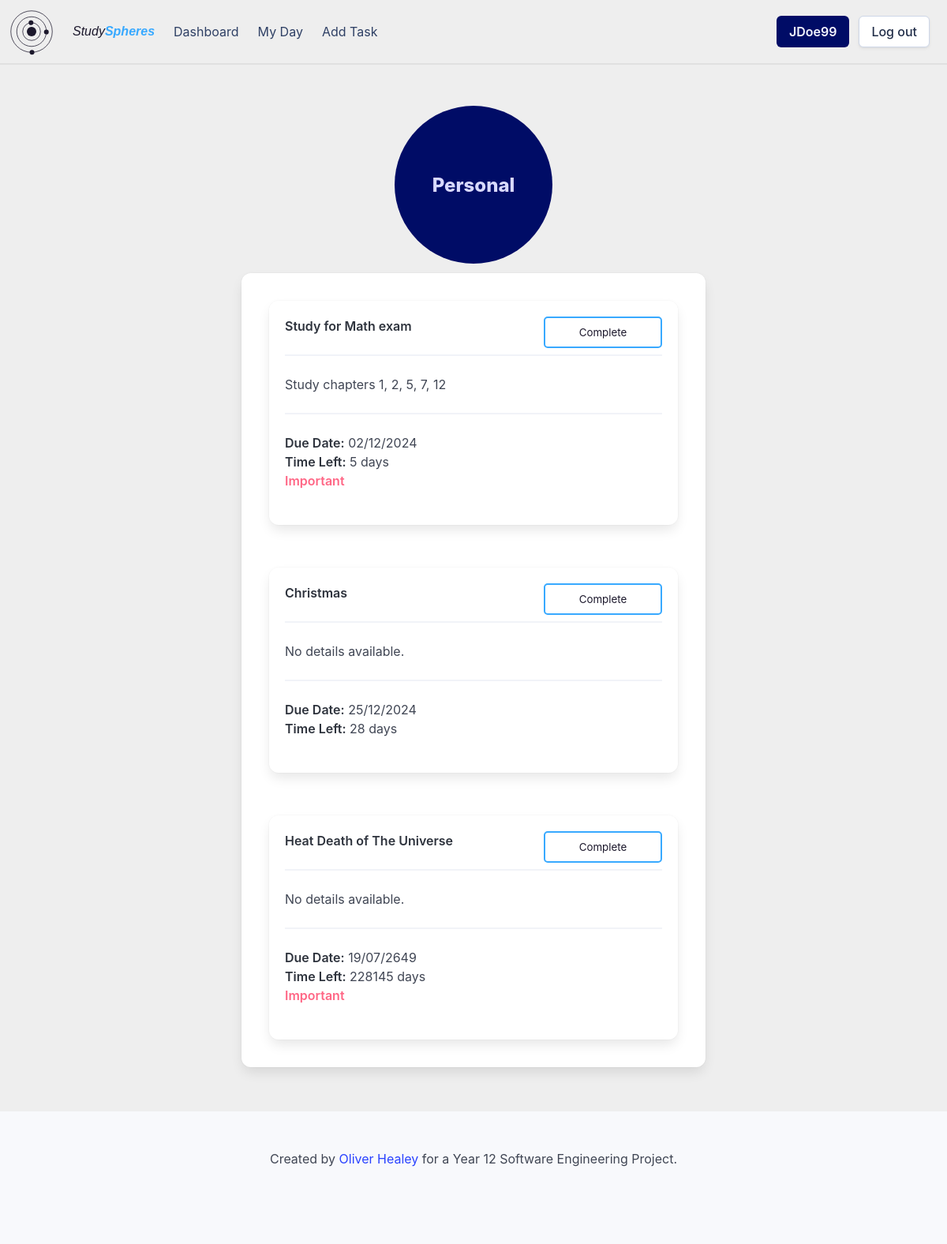
The page /group/1eeeb3b5-ad74-4326-96fe-69371ac9c2c7 (signed in) on the database its author committed.
### setup_db.py (models this page shows)
class Group(Base):
    __tablename__ = 'groups'
    group_id = Column(String, primary_key=True, nullable=False)
    group_name = Column(String, nullable=False, unique=True)
    user_id = Column(String, ForeignKey('userdetails.id'), nullable=False)
    user = relationship('User', back_populates='groups')
    tasks = relationship('Task', back_populates='groups')

class Task(Base):
    __tablename__ = 'tasks'
    task_id = Column(String, primary_key=True)
    name = Column(String, nullable=False)
    details = Column(String)
    important = Column(Boolean, nullable=False)
    due_date = Column(DateTime, nullable=False)
    completed = Column(Boolean, nullable=False)
    user_id = Column(String, ForeignKey('userdetails.id'), nullable=False)
    group_id = Column(String, ForeignKey('groups.group_id'), nullable=False)
    user = relationship('User', back_populates='tasks')
    groups = relationship('Group', back_populates='tasks')

### app.py (the view)
@app.route('/group/<group_id>')
def viewGroup(group_id):
    if flaskSession.get('userId') is None:
        return redirect(url_for('login'))
    group = sessionDb.query(Group).filter(Group.group_id == group_id).first()
    tasks = sessionDb.query(Task).filter(Task.group_id == group_id).order_by(Task.due_date).all()
    date = datetime.datetime.now().date()
    return render_template('group.html', group=group, tasks=tasks, showDetails=True, date=date)

### templates/group.html (shortened to what this page needs)
{% extends 'base_loggedin.html' %}
{% block content %}
    <div class="circle-holder column is-full is-centered">
        <div class="group-circle" onclick="window.location.href='/group/{{ group.group_id }}'">
            <div class="hero-body">
                <p class="group-circle-title title is-4">{{ group.group_name }}</p>
            </div>
        </div>
    </div>
    <div class="columns is-centered">
        <div class="column is-half">
            <div class="box">
                <div class="columns is-multiline">
                    {% for task in tasks %}
                        {% if task.group_id == group.group_id %}
                            <div class="column is-full">
                                {% include 'task_box.html' %}
                            </div>
                        {% endif %}
                    {% endfor %}
                </div>
            </div>
        </div>
    </div>
{% endblock %}

### templates/task_box.html (shortened to what this page needs)
<div class="box task-box {% if date > task.due_date.date() and not task.completed %}overdue-task{% endif %}" onclick="window.location.href='/task/{{ task.task_id }}'">
    <div class="content">
        <p>
            <strong class="{{ 'has-text-success' if task.completed else '' }}">{{ task.name }}</strong>
            <hr>
            {% if showDetails %}
                {% if task.details %}
                    {{ task.details }}
                {% else %}
                    No details available.
                {% endif %}
                <hr>
            {% endif %}
            {% if not task.completed %}
                <strong>Due Date:</strong> {{ task.due_date.strftime('%d/%m/%Y') }}<br>
                {% if date < task.due_date.date() %}
                    <strong>Time Left:</strong> {{ (task.due_date.date() - date).days }} days<br>
                {% elif date == task.due_date.date() %}
                    <strong class="has-text-warning">Due Today</strong><br>
                {% else %}
                    <strong class="has-text-danger">Overdue</strong><br>
                {% endif %}
                {% if task.important %}
                    <strong class="has-text-danger circle-header">Important</strong><br>
                {% endif %}
            {% else %}
                <strong class="has-text-success">Task Complete</strong>
            {% endif %}
        </p>
    </div>
    {% if not task.completed %}
        <form action="/complete" method="POST">
            <input type="submit" value="Complete" class="task-complete-button">
        </form>
    {% else %}
        <form action="/decomplete" method="POST">
            <input type="hidden" name="task_id" value="{{ task.task_id }}">
            <input type="submit" value="Remove Complete" class="task-complete-button">
        </form>
    {% endif %}
</div>

### static/styles/styles.css (style rules this page uses)
:root { --bulma-primary-h: 206deg; --bulma-primary-l: 61%; --bulma-link-l: 20%; --bulma-info-h: 63deg; --bulma-info-l: 68%; --bulma-scheme-s: 36%; --bulma-body-background-color: light-dark(#eeeeee, #0f141f); color-scheme: light dark; --accent-color: light-dark(#1c182c, #e0e0e0); --accent-color-invert: light-dark(#e0e0e0, #160f34); --warning-color: light-dark(#ffdddd, #330000); }
body { margin: none; padding: none; }
.hero-body { padding: 20px; }
.circle-holder { display: flex; justify-content: center; align-items: center; }
.group-circle { position: relative; border-radius: 50%; width: 200px; text-align: center; align-content: center; overflow: visible; height: 200px; background-color: var(--bulma-link); }
.group-circle-title { color: #d8d9ff; }
.circle-header { color: #1c182c; }
.task-box { position: relative; overflow: hidden; transition: all 0.5s; cursor: pointer; margin: 15px; }
.task-box:before { content: ''; position: absolute; opacity: 0; height: 100%; width: 100%; top: 0px; bottom: 0px; right: 0px; align-content: center; padding: 10px; transition: 0.5s; color: #0f141f; background-color: var(--bulma-primary); }
.task-box:after { content: 'Click for more details...'; opacity: 0; position: absolute; bottom: -20px; right: 20px; transition: 0.5s; font-size: 0.7rem; }
.task-complete-button { position: absolute; top: 20px; right: 20px; width: 150px; height: 40px; background-color: transparent; border: var(--bulma-primary) solid 2px; color: var(--accent-color); border-radius: 5px; padding: 5px; cursor: pointer; }

### rows shown on the page
Group: group_name "Personal"
Task: name "Study for Math exam", details "Study chapters 1, 2, 5, 7, 12", due_date "02/12/2024", (task.due_date.date()-date).days "5", important "Important"
Task: name "Christmas", details "No details available.", due_date "25/12/2024", (task.due_date.date()-date).days "28"
Task: name "Heat Death of The Universe", details "No details available.", due_date "19/07/2649", (task.due_date.date()-date).days "228145", important "Important"

### other values the page prints
{{ session['username'] }} "JDoe99"
